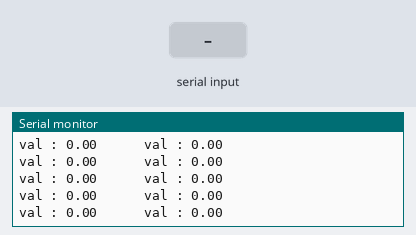
Simulated run of this sketch. Board: Arduino Mega 2560, built with avr-gcc and run on an emulated ATmega2560. Shown: the last lines printed to the serial monitor. The test bench sets the inputs (shaded band).

Above: at 1.2 s.
1.3 s: "1" received over the second serial link
At 2.4 s:
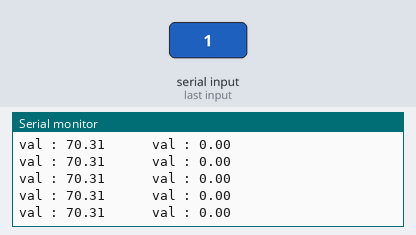
2.8 s: "0" received over the second serial link
At 3.6 s:
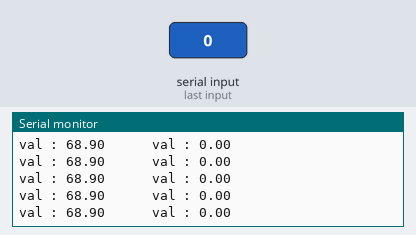
5.8 s: "2" received over the second serial link
At 6.9 s:
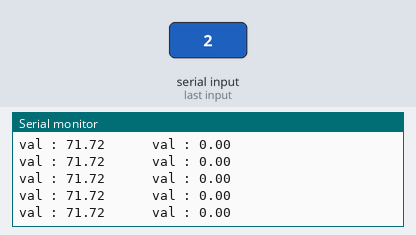
Timing chart, 0 to 8.8 s (numbered marks = the images above; inputs shaded):
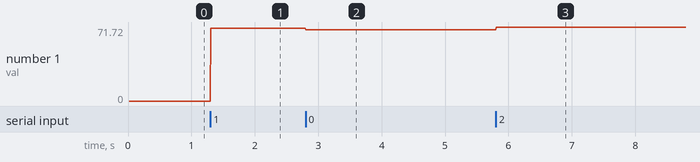

The sketch:

RLS_encoder_testing.ino
```cpp
//==============================================================================
//Shmulik Edelman
//shmulike@post.bgu.ac.il
//==============================================================================

//=====[ INCULDE ]==============================================================
#include "RLS_Encoder.h"
#define PPR17 131072.0

//#include <ros.h>
//#include <std_msgs/Float32MultiArray.h>
//#include <i2c_t3.h>

//=====[ Constants ]========================================
//#define N_links 4
//float joint_offset[] = {5.0, 5.0, 3.0, 1.0};

union u_tag {
  byte b[4];
  float fval;
} u;

//=====[ VARIABLES ]============================================================
RLS_Encoder enc;
int bau = 57600;
//ros::NodeHandle nh;
byte data[4] = {0};
byte b[6];
//int value = 0;
float enc1_val;
//float arr[N_links]={0};
//std_msgs::Float32MultiArray joint_ang;
//ros::Publisher pub_joints("/robot_snake_1/joint_val", &joint_ang);
//int count=0;
//uint8_t slave_add[3] = {100, 101, 102};
//uint8_t slave_1 = 0x66;
//=====[ SETUP ]================================================================
void setup() {
  int abc = 40000;
  Serial.begin(115200); while (!Serial);
  //Serial.println("Start");
  //enc.begin(115200);
  delay(5);
  //enc.set_read();
  delay(5);
  //enc.set_baud(abc, 0);
  delay(5);
  //enc.begin(abc);
  delay(5);
  Serial1.begin(115200);
  Serial2.begin(115200);


  /*
    Serial2.end();

    enc.begin(bau);
    delay(5);

    enc.set_read();
    delay(5);
  */
  //enc.start_response();
  // nh.getHardware()->setBaud(115200);
  //nh.initNode();
  //nh.advertise(pub_joints);
  //joint_ang.data_length = N_links;
  // Wire.begin(I2C_MASTER, 0x00, I2C_PINS_18_19, I2C_PULLUP_EXT, 400000);
  //Wire.setDefaultTimeout(250000); // 250ms default timeout
}

//=====[ LOOP ]=================================================================
void loop() {
  //Serial.println(x++);
  //Serial.print("line:\t");
  //enc.get_status_long();

  // Read first=this encoder position

  Serial1.flush();
  while (Serial1.available()) {
    //if (Serial2.read()=='1'){
    //enc1_val = enc.get_pos();
    b[0] = Serial1.read();
    b[1] = Serial1.read();
    b[2] = Serial1.read();
    //if (enc1_val > 180.0)
    //enc1_val -= 360.0;
    break;
  }

  long pos = b[0];
  pos = (pos << 8);
  pos = pos | b[1];
  pos = (pos << 8);
  pos = pos | b[2];
  pos = (pos >> 7);
  enc1_val = pos * 360.0 / PPR17;


  Serial.print("val : ");            // uncomment this for printing
//  byte v = enc1_val;
  Serial.print(enc1_val, 2);          // uncomment this for printing


    Serial2.flush();
  while (Serial2.available()) {
    //if (Serial2.read()=='1'){
    //enc1_val = enc.get_pos();
    b[3] = Serial2.read();
    b[4] = Serial2.read();
    b[5] = Serial2.read();
    //if (enc1_val > 180.0)
    //enc1_val -= 360.0;
    break;
  }

  pos = b[3];
  pos = (pos << 8);
  pos = pos | b[4];
  pos = (pos << 8);
  pos = pos | b[5];
  pos = (pos >> 7);
  enc1_val = pos * 360.0 / PPR17;


  Serial.print("      val : ");            // uncomment this for printing
//  byte v = enc1_val;
  Serial.println(enc1_val, 2);          // uncomment this for printing
  delay(5);
}
//==============================================================================
```

Measured:
- after the input at 1.3 s, the serial monitor: prints a new line at once (image 1)
- after the input at 2.8 s, the serial monitor: prints a new line at once (image 2)
- after the input at 5.8 s, the serial monitor: prints a new line at once (image 3)
- plotted number 1: 0 → 70.31 after the input at 1.3 s, 70.31 → 68.9 after the input at 2.8 s, 68.9 → 71.72 after the input at 5.8 s
